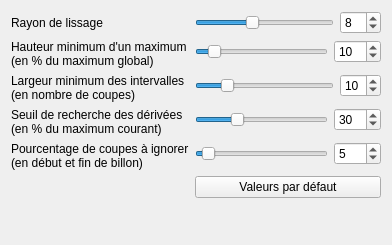
           <widget class="QWidget" name="toolBoxPage1">
            <property name="geometry">
             <rect>
              <x>0</x>
              <y>0</y>
              <width>392</width>
              <height>245</height>
             </rect>
            </property>
            <attribute name="label">
             <string>Z-Mouvement par coupe</string>
            </attribute>
            <layout class="QFormLayout" name="formLayout_10">
             <item row="0" column="0">
              <widget class="QLabel" name="label_38">
               <property name="font">
                <font>
                 <weight>50</weight>
                 <bold>false</bold>
                </font>
               </property>
               <property name="text">
                <string>Rayon de lissage</string>
               </property>
              </widget>
             </item>
             <item row="0" column="1">
              <layout class="QHBoxLayout" name="horizontalLayout_12">
               <item>
                <widget class="QSlider" name="_sliderHistogramSmoothingRadius_zMotion">
                 <property name="minimum">
                  <number>0</number>
                 </property>
                 <property name="maximum">
                  <number>20</number>
                 </property>
                 <property name="pageStep">
                  <number>5</number>
                 </property>
                 <property name="value">
                  <number>8</number>
                 </property>
                 <property name="orientation">
                  <enum>Qt::Horizontal</enum>
                 </property>
                </widget>
               </item>
               <item>
                <widget class="QSpinBox" name="_spinHistogramSmoothingRadius_zMotion">
                 <property name="font">
                  <font>
                   <weight>50</weight>
                   <bold>false</bold>
                  </font>
                 </property>
                 <property name="maximum">
                  <number>20</number>
                 </property>
                 <property name="value">
                  <number>8</number>
                 </property>
                </widget>
               </item>
              </layout>
             </item>
             <item row="2" column="0">
              <widget class="QLabel" name="label_26">
               <property name="font">
                <font>
                 <weight>50</weight>
                 <bold>false</bold>
                </font>
               </property>
               <property name="text">
                <string>Hauteur minimum d'un maximum
(en % du maximum global)</string>
               </property>
              </widget>
             </item>
             <item row="2" column="1">
              <layout class="QHBoxLayout" name="horizontalLayout_9">
               <item>
                <widget class="QSlider" name="_sliderHistogramMinimumHeightOfMaximum_zMotion">
                 <property name="maximum">
                  <number>100</number>
                 </property>
                 <property name="value">
                  <number>10</number>
                 </property>
                 <property name="orientation">
                  <enum>Qt::Horizontal</enum>
                 </property>
                </widget>
               </item>
               <item>
                <widget class="QSpinBox" name="_spinHistogramMinimumHeightOfMaximum_zMotion">
                 <property name="font">
                  <font>
                   <weight>50</weight>
                   <bold>false</bold>
                  </font>
                 </property>
                 <property name="maximum">
                  <number>100</number>
                 </property>
                 <property name="value">
                  <number>10</number>
                 </property>
                </widget>
               </item>
              </layout>
             </item>
             <item row="3" column="0">
              <widget class="QLabel" name="label_5">
               <property name="font">
                <font>
                 <weight>50</weight>
                 <bold>false</bold>
                </font>
               </property>
               <property name="text">
                <string>Largeur minimum des intervalles
(en nombre de coupes)</string>
               </property>
              </widget>
             </item>
             <item row="3" column="1">
              <layout class="QHBoxLayout" name="horizontalLayout_13">
               <item>
                <widget class="QSlider" name="_sliderHistogramMinimumWidthOfInterval_zMotion">
                 <property name="maximum">
                  <number>50</number>
                 </property>
                 <property name="value">
                  <number>10</number>
                 </property>
                 <property name="orientation">
                  <enum>Qt::Horizontal</enum>
                 </property>
                </widget>
               </item>
               <item>
                <widget class="QSpinBox" name="_spinHistogramMinimumWidthOfInterval_zMotion">
                 <property name="font">
                  <font>
                   <weight>50</weight>
                   <bold>false</bold>
                  </font>
                 </property>
                 <property name="maximum">
                  <number>50</number>
                 </property>
                 <property name="value">
                  <number>10</number>
                 </property>
                </widget>
               </item>
              </layout>
             </item>
             <item row="4" column="0">
              <widget class="QLabel" name="label_2">
               <property name="font">
                <font>
                 <weight>50</weight>
                 <bold>false</bold>
                </font>
               </property>
               <property name="text">
                <string>Seuil de recherche des dérivées
(en % du maximum courant)</string>
               </property>
              </widget>
             </item>
             <item row="4" column="1">
              <layout class="QHBoxLayout" name="horizontalLayout_20">
               <item>
                <widget class="QSlider" name="_sliderHistogramDerivativeSearchPercentage_zMotion">
                 <property name="maximum">
                  <number>100</number>
                 </property>
                 <property name="value">
                  <number>30</number>
                 </property>
                 <property name="orientation">
                  <enum>Qt::Horizontal</enum>
                 </property>
                </widget>
               </item>
               <item>
                <widget class="QSpinBox" name="_spinHistogramDerivativeSearchPercentage_zMotion">
                 <property name="font">
                  <font>
                   <weight>50</weight>
                   <bold>false</bold>
                  </font>
                 </property>
                 <property name="maximum">
                  <number>100</number>
                 </property>
                 <property name="value">
                  <number>30</number>
                 </property>
                </widget>
               </item>
              </layout>
             </item>
             <item row="6" column="1">
              <widget class="QPushButton" name="_buttonHistogramResetDefaultValuesZMotion">
               <property name="font">
                <font>
                 <weight>50</weight>
                 <bold>false</bold>
                </font>
               </property>
               <property name="text">
                <string>Valeurs par défaut</string>
               </property>
              </widget>
             </item>
             <item row="5" column="1">
              <layout class="QHBoxLayout" name="horizontalLayout_23">
               <item>
                <widget class="QSlider" name="_sliderHistogramPercentageOfSlicesToIgnore_zMotion">
                 <property name="maximum">
                  <number>100</number>
                 </property>
                 <property name="value">
                  <number>5</number>
                 </property>
                 <property name="orientation">
                  <enum>Qt::Horizontal</enum>
                 </property>
                </widget>
               </item>
               <item>
                <widget class="QSpinBox" name="_spinHistogramPercentageOfSlicesToIgnore_zMotion">
                 <property name="font">
                  <font>
                   <weight>50</weight>
                   <bold>false</bold>
                  </font>
                 </property>
                 <property name="maximum">
                  <number>100</number>
                 </property>
                 <property name="value">
                  <number>5</number>
                 </property>
                </widget>
               </item>
              </layout>
             </item>
             <item row="5" column="0">
              <widget class="QLabel" name="label_39">
               <property name="font">
                <font>
                 <weight>50</weight>
                 <bold>false</bold>
                </font>
               </property>
               <property name="text">
                <string>Pourcentage de coupes à ignorer
(en début et fin de billon)</string>
               </property>
              </widget>
             </item>
            </layout>
           </widget>
